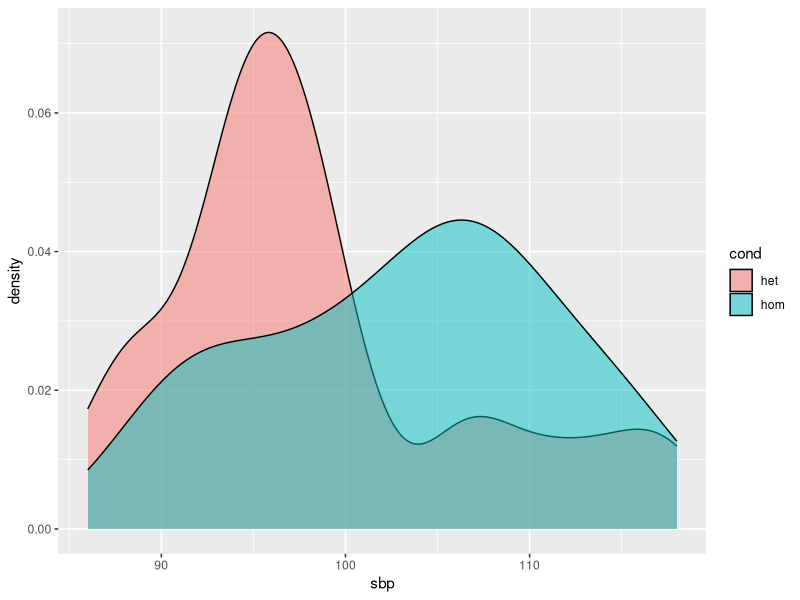
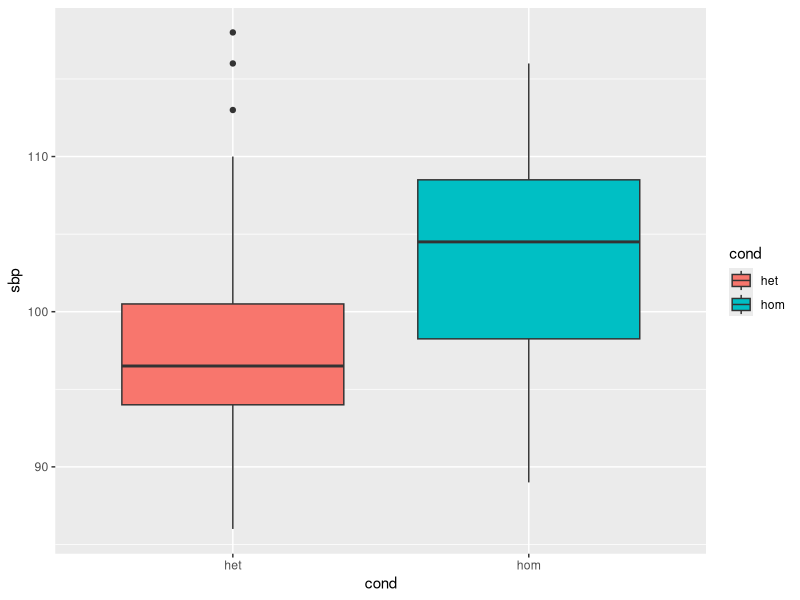

Write R code to recreate these figures, in order.
## ---- chunk 1
het = c(86, 88, 89, 89, 92, 93, 94, 94, 94, 
      95, 95, 96, 96, 97, 97, 98, 98, 99, 
      99, 101, 106, 107, 110, 113, 116, 118)
hom = c(89, 90, 92, 93, 93, 96, 99, 99, 99, 102,
  103, 104, 105, 106, 106, 107, 108, 108, 110, 110,
  112, 114, 116, 116); set.seed(2016);
diff.obs = mean(hom) - mean(het);  n.perm=5000;
diff.perm=rep(NA, n.perm); len.het=length(het); 
len.hom=length(hom); hethom = c(het, hom)
for (i in 1 : n.perm) {
    het.perm = sample(hethom, len.het, replace=TRUE)
    hom.perm = sample(hethom, len.hom, replace=TRUE)
    diff.perm[i] = mean(hom.perm) - mean(het.perm)
 }
p.perm = sum( abs(diff.perm) >= abs(diff.obs) ) / n.perm
print(p.perm)
## ---- chunk 2
library(ggplot2)
het = c(86, 88, 89, 89, 92, 93, 94, 94, 94, 
      95, 95, 96, 96, 97, 97, 98, 98, 99, 
      99, 101, 106, 107, 110, 113, 116, 118)
hom = c(89, 90, 92, 93, 93, 96, 99, 99, 99, 102,
  103, 104, 105, 106, 106, 107, 108, 108, 110, 110,
  112, 114, 116, 116)
cond = c(rep("het", length(het)), rep("hom", length(hom)))
dat <- data.frame( cond, sbp=c(het, hom) )
ggplot(dat, aes(x = sbp, fill = cond)) +
   geom_density(alpha = 0.5)
## ---- chunk 3
library(ggplot2)
het = c(86, 88, 89, 89, 92, 93, 94, 94, 94, 
      95, 95, 96, 96, 97, 97, 98, 98, 99, 
      99, 101, 106, 107, 110, 113, 116, 118)
hom = c(89, 90, 92, 93, 93, 96, 99, 99, 99, 102,
  103, 104, 105, 106, 106, 107, 108, 108, 110, 110,
  112, 114, 116, 116)
cond = c(rep("het", length(het)), rep("hom", length(hom)))
dat <- data.frame( cond, sbp=c(het, hom) )
ggplot(dat, aes(x=cond, y=sbp, fill=cond, width=0.3)) + 
  geom_boxplot()
## ---- chunk 4
het = c(86, 88, 89, 89, 92, 93, 94, 94, 94, 
      95, 95, 96, 96, 97, 97, 98, 98, 99, 
      99, 101, 106, 107, 110, 113, 116, 118)
hom = c(89, 90, 92, 93, 93, 96, 99, 99, 99, 102,
  103, 104, 105, 106, 106, 107, 108, 108, 110, 110,
  112, 114, 116, 116)
wilcox.test(het, hom)$p.value
t.test(het, hom)$p.value
